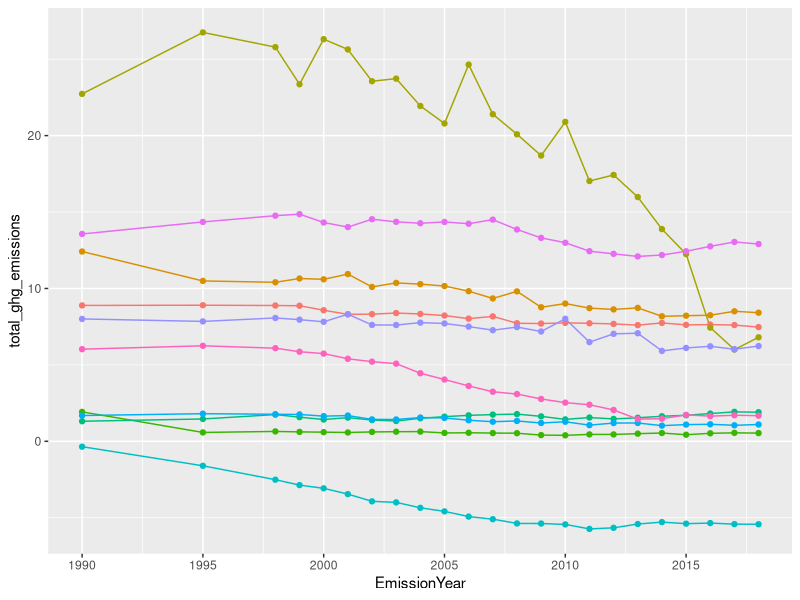

This chart was generated by the following R code: (Note: this script raises an error after producing the figure.)
## ---- chunk 1
library(tidyverse)
library(readxl)
## ---- chunk 2
ghg_emissions_data <- read_xlsx("data/raw_data/scottish-ghg-dataset-2018.xlsx", 2)
## ---- chunk 3
ghg_emissions_data %>% 
  names()
## ---- chunk 4
ghg_emissions_data %>% 
  select()
## ---- chunk 5
ghg_emissions_data %>% 
  filter(EmissionYear != "BaseYear") %>% 
  mutate(EmissionYear = as.numeric(EmissionYear)) %>% 
  group_by(`National Communication Categories`, EmissionYear) %>% 
  summarise(total_ghg_emissions = sum(`Emissions (MtCO2e)`)) %>% 
  ggplot() +
  aes(x = EmissionYear, y = total_ghg_emissions, group = `National Communication Categories`, colour = `National Communication Categories`) +
  geom_line() +
  geom_point() +
  scale_x_continuous(breaks = seq(1990,2020,5)) +
  theme(legend.position = 0)
## ---- chunk 6
ghg_emissions_data %>% 
  distinct(`National Communication Categories`)
## ---- chunk 7
ghg_emissions_data %>% 
  filter(EmissionYear != "BaseYear") %>% 
  mutate(EmissionYear = as.numeric(EmissionYear)) %>% 
  group_by(EmissionYear) %>% 
  summarise(total_ghg_emissions = sum(`Emissions (MtCO2e)`)) %>% 
  ggplot() +
  aes(x = EmissionYear, y = total_ghg_emissions) +
  geom_line() +
  geom_point() +
  scale_x_continuous(breaks = seq(1990,2020,5)) +
  ylim(0, 80) +
  theme(legend.position = 0) +
  theme_bw()
## ---- chunk 8
ghg_emissions_data %>% 
  distinct(`CCP mapping`)
## ---- chunk 9

## ---- chunk 10
ghg_emissions_data %>% 
  distinct(`National Communication Categories`)
## ---- chunk 11
ghg_emissions_data
## ---- chunk 12
ghg_emissions_data %>% 
  filter(EmissionYear != "BaseYear") %>% 
  mutate(EmissionYear = as.numeric(EmissionYear)) %>% 
  group_by(`CCP mapping`, EmissionYear) %>% 
  summarise(total_ghg_emissions = sum(`Emissions (MtCO2e)`)) %>% 
  ggplot() +
  aes(x = EmissionYear, y = total_ghg_emissions, group = `CCP mapping`, colour = `CCP mapping`) +
  geom_line() +
  geom_point() +
  scale_x_continuous(breaks = seq(1990,2020,5))
## ---- chunk 13
ghg_emissions_data %>% 
  filter(EmissionYear != "BaseYear") %>% 
  mutate(EmissionYear = as.numeric(EmissionYear)) %>% 
  filter(`National Communication Categories` != `CCP mapping`) %>% 
  select(`National Communication Categories`, `CCP mapping`) %>% 
  unique()
## ---- chunk 14

